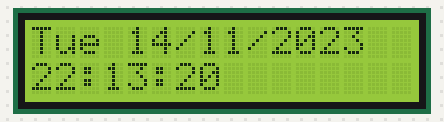
Simulated run of this sketch. Board: Arduino Uno, built with avr-gcc and run on an emulated ATmega328P. Parts: 16×2 character LCD. The local clock reads 2024-03-15 10:24:30 at power-on unless the sketch sets it; what the sketch prints to the serial monitor is not drawn.

Above: at 3.1 s.
At 7.3 s:
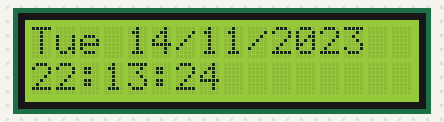
At 12.4 s:
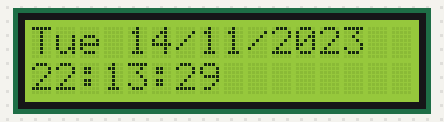
At 20.6 s:
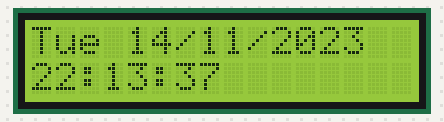
At 28.8 s:
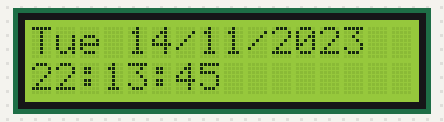
At 38.1 s:
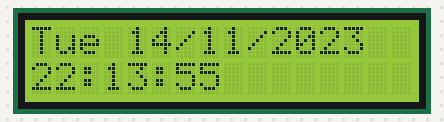

Measured:
- what the display in image 0 shows lasts 1.0 s, from 3.1 s to 4.1 s

The sketch:

CLOCK.ino
```cpp
/*
 * Connections
 * connect SDA of the RTC with A4
 * connect SCL of the RTC with A5
 */

#include <LiquidCrystal_I2C.h>
#include <Wire.h>
#include "RTClib.h"

RTC_DS1307 rtc;

char daysOfTheWeek[7][4] = {"Sun", "Mon", "Tue", "Wed", "Thu", "Fri", "Sat"};

int Day;
int Month;
int Year;
int Secs;
int Minutes;
int Hours;

String dofweek; // day of week

String myDate;
String myTime;

// for the 16x2 LCD
LiquidCrystal_I2C lcd(0x27, 16, 2);

void setup ()
{
  Serial.begin(9600);
  lcd.init();
  lcd.backlight();
  //lcd.begin(16, 2);
  delay(3000); // wait for console opening

  if (! rtc.begin()) {
    Serial.println("Couldn't find RTC");
    while (1);
  }

  // if (rtc.lostPower()) {
  //   Serial.println("RTC lost power, lets set the time!");

  // Comment out below lines once you set the date & time.
    // Following line sets the RTC to the date & time this sketch was compiled
    rtc.adjust(DateTime(F(__DATE__), F(__TIME__)));

    // Following line sets the RTC with an explicit date & time
    // for example to set January 27 2017 at 12:56 you would call:
    // rtc.adjust(DateTime(2017, 1, 27, 12, 56, 0));
}

void loop ()
{
DateTime now = rtc.now();
lcd.clear();
Day = now.day();
Month = now.month();
Year = now.year();
Secs = now.second();
Hours = now.hour();
Minutes = now.minute();
dofweek = daysOfTheWeek[now.dayOfTheWeek()];

myDate = myDate +dofweek+ " "+ Day + "/" + Month + "/" + Year ;
myTime = myTime + Hours +":"+ Minutes +":" + Secs ;
// send to serial monitor
Serial.println(dofweek);
Serial.println(myDate);
Serial.println(myTime);
//Print on lcd
lcd.setCursor(0,0);
lcd.print(myDate);
lcd.setCursor(0,1);
lcd.print(myTime);
myDate = "";
myTime = "";
delay(1000);
}
```
